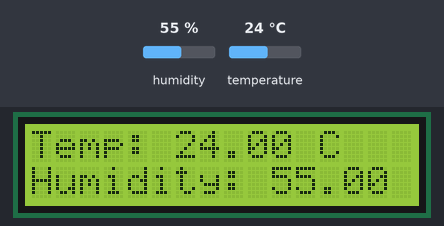
A sketch run on a simulated Arduino Uno, built with avr-gcc and run on an emulated ATmega328P. On the bench: 16×2 character LCD. The inputs (shaded band) are chosen by the test bench; at power-on: humidity 55 %, temperature 24 °C. What the sketch prints to the serial monitor is not drawn.

Above: at 1.2 s.
1.3 s: humidity set to 22 %
At 3.0 s:
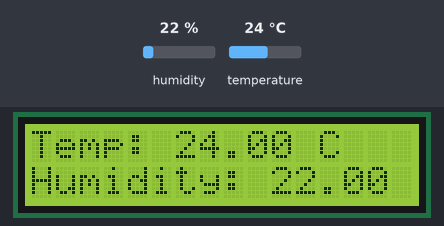
4.0 s: temperature set to 12 °C
At 5.4 s:
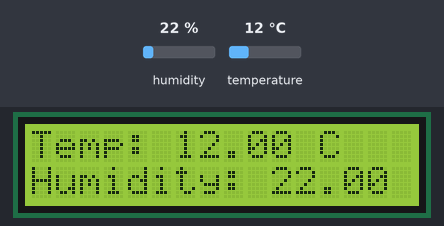
6.7 s: humidity set to 40 %
At 9.1 s:
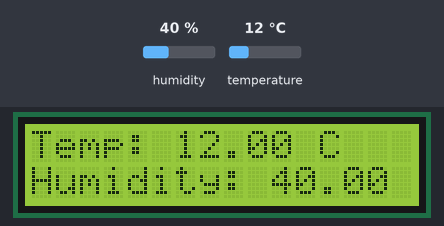
9.7 s: temperature set to 19 °C
At 11.5 s:
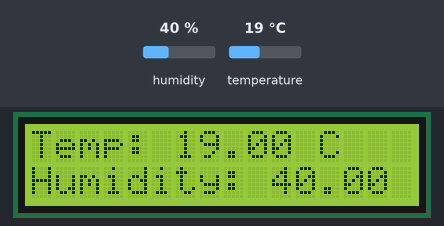
Timing chart, 0 to 13.0 s (numbered marks = the images above; inputs shaded):
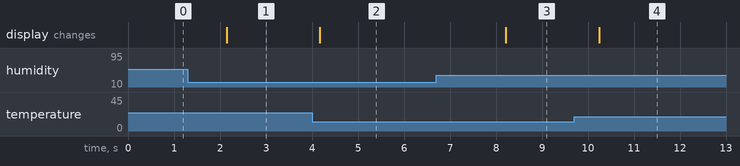

Measured:
- after the input at 1.3 s, the display: changes after 0.84 s (image 1)
- after the input at 4.0 s, the display: changes after 0.17 s (image 2)
- after the input at 6.7 s, the display: changes after 1.5 s (image 3)
- after the input at 9.7 s, the display: changes after 0.54 s (image 4)

The sketch:

dht_sensor.ino
```cpp
#include <DHT.h>
#include <Wire.h>
#include <LiquidCrystal_I2C.h>

// Define DHT sensor type and pin
#define DHTPIN 2
#define DHTTYPE DHT11
DHT dht(DHTPIN, DHTTYPE);

// Define LCD
LiquidCrystal_I2C lcd(0x27, 16, 2); // I2C address can vary

// Timer for sending data (every 5 seconds)
unsigned long previousMillis = 0;
const long interval = 10000;  // 5 seconds

void setup() {
  Serial.begin(9600);
  dht.begin();

  // Initialize the LCD
  lcd.init();
  lcd.backlight();
}

void loop() {
  unsigned long currentMillis = millis();


    // Read temperature and humidity
    float humidity = dht.readHumidity();
    float temperature = dht.readTemperature();

    // Check if any reads failed
    /*if (isnan(humidity) || isnan(temperature)) {
      lcd.clear();
      lcd.setCursor(0, 0);
      lcd.print("Error reading");
      lcd.setCursor(0, 1);
      lcd.print("sensor data");
      return;
    }*/

    // Send data to Serial (to be captured by Python script)
    if (currentMillis - previousMillis >= interval) {
      previousMillis = currentMillis;
      Serial.print("Humidity: ");
      Serial.print(humidity);
      Serial.print(" %\t");
      Serial.print("Temperature: ");
      Serial.print(temperature);
      Serial.println(" *C");
    }

    // Display data on the LCD
    //lcd.clear();
    lcd.setCursor(0, 0);
    lcd.print("Temp: ");
    lcd.print(temperature);
    lcd.print(" C");

    lcd.setCursor(0, 1);
    lcd.print("Humidity: ");
    lcd.print(humidity);
    lcd.print(" %");
}
```
